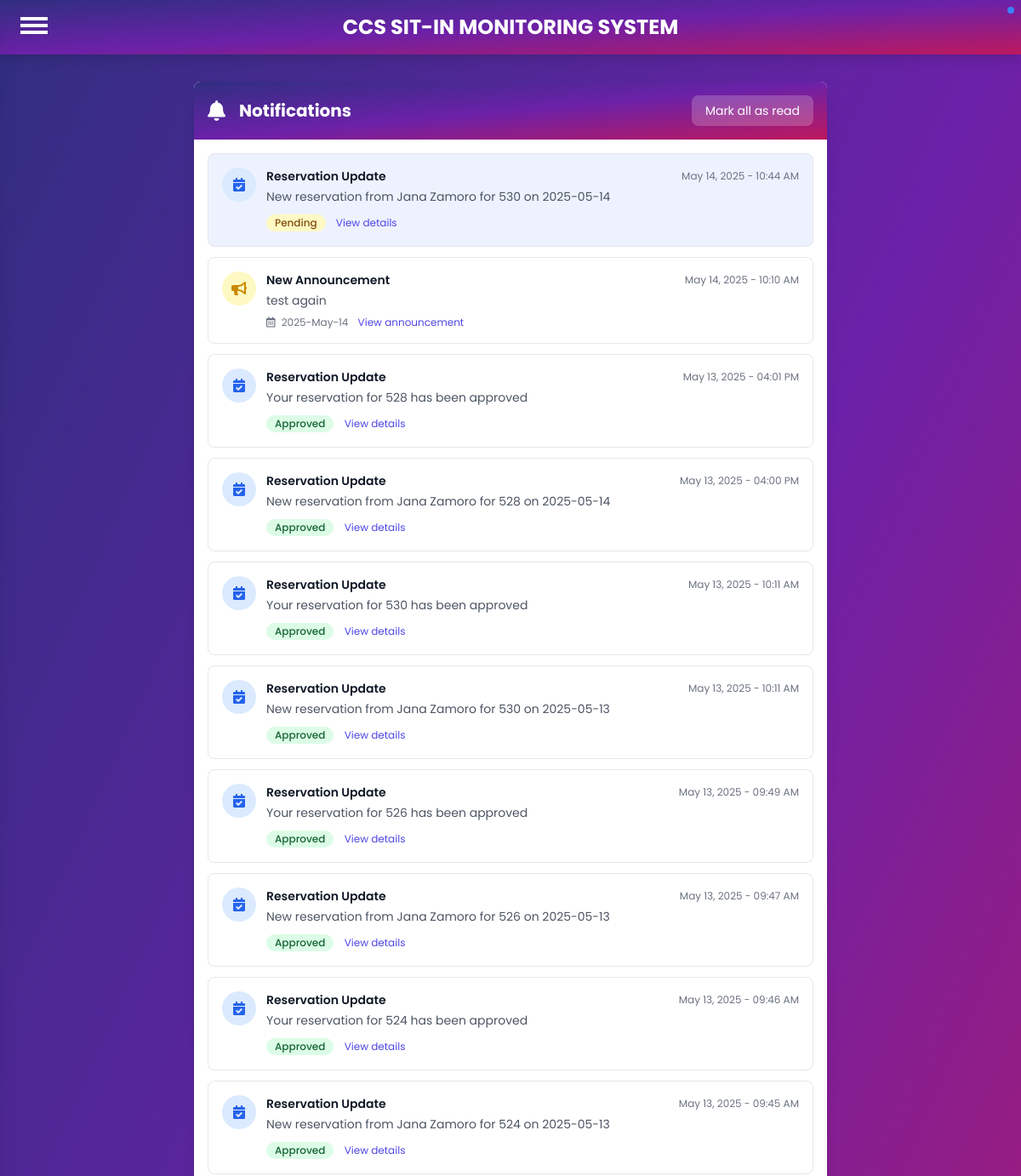
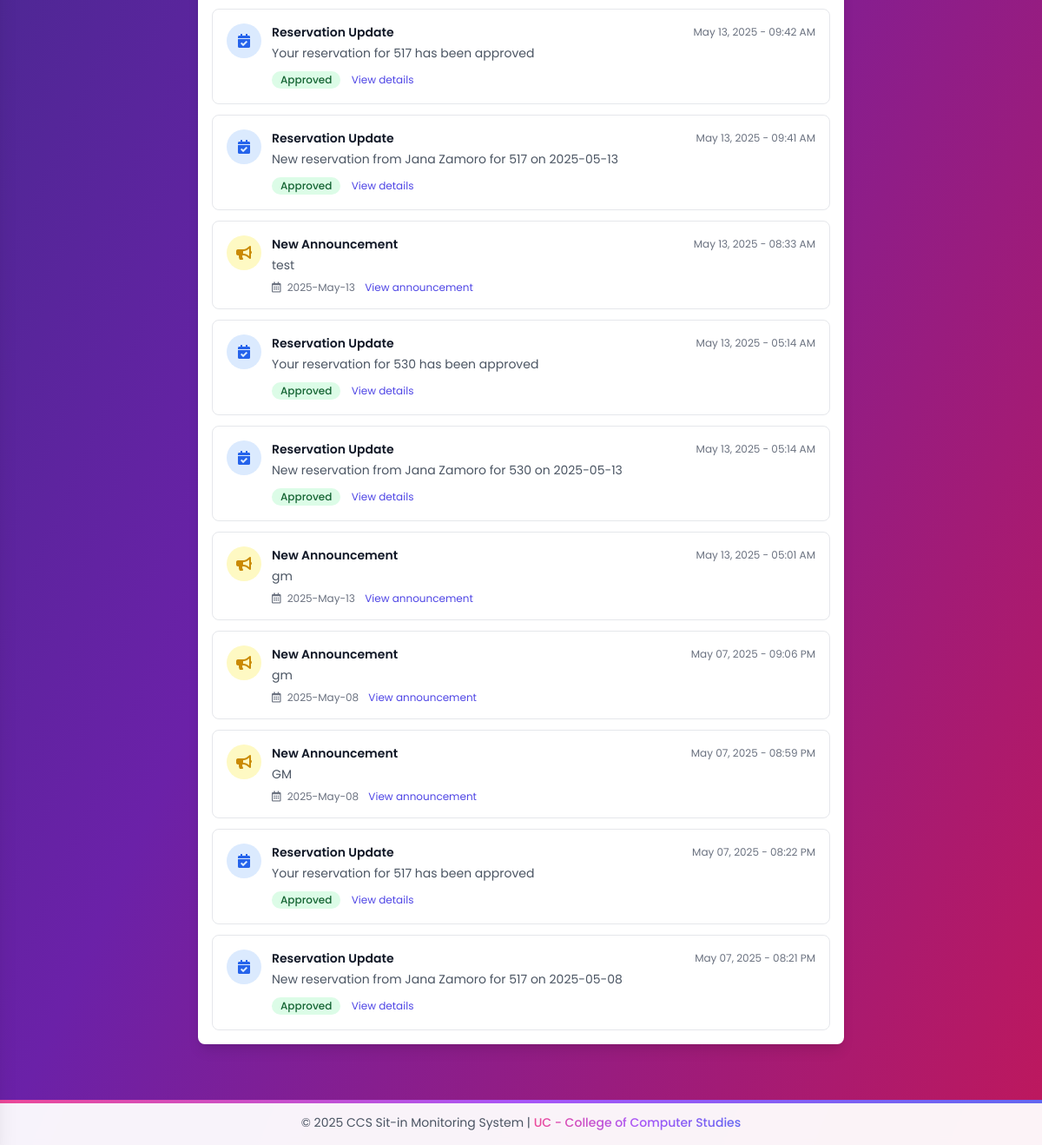
The page /user/user_notifications.php (signed in) on the database as committed earlier (2 pictures, top to bottom).
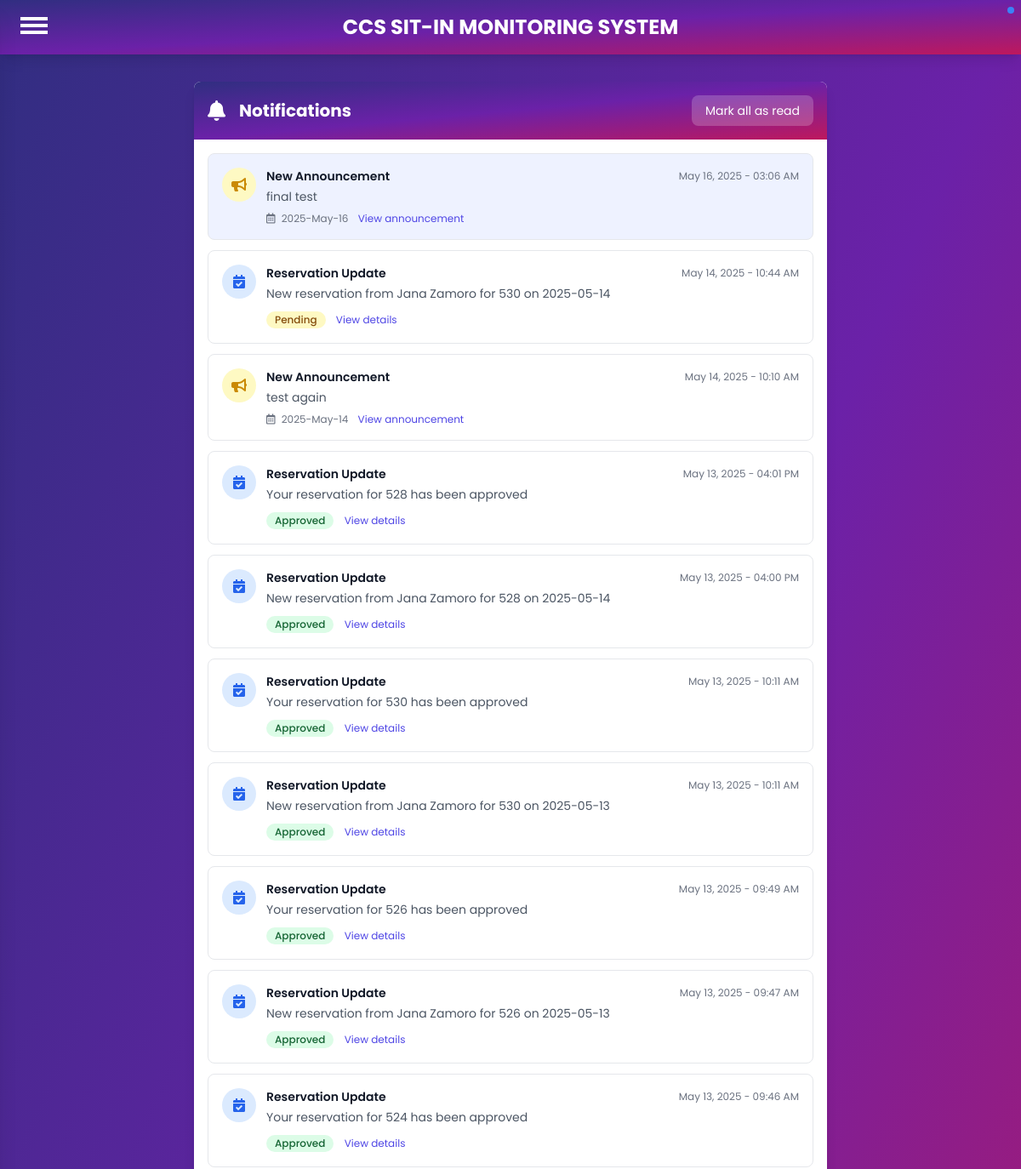
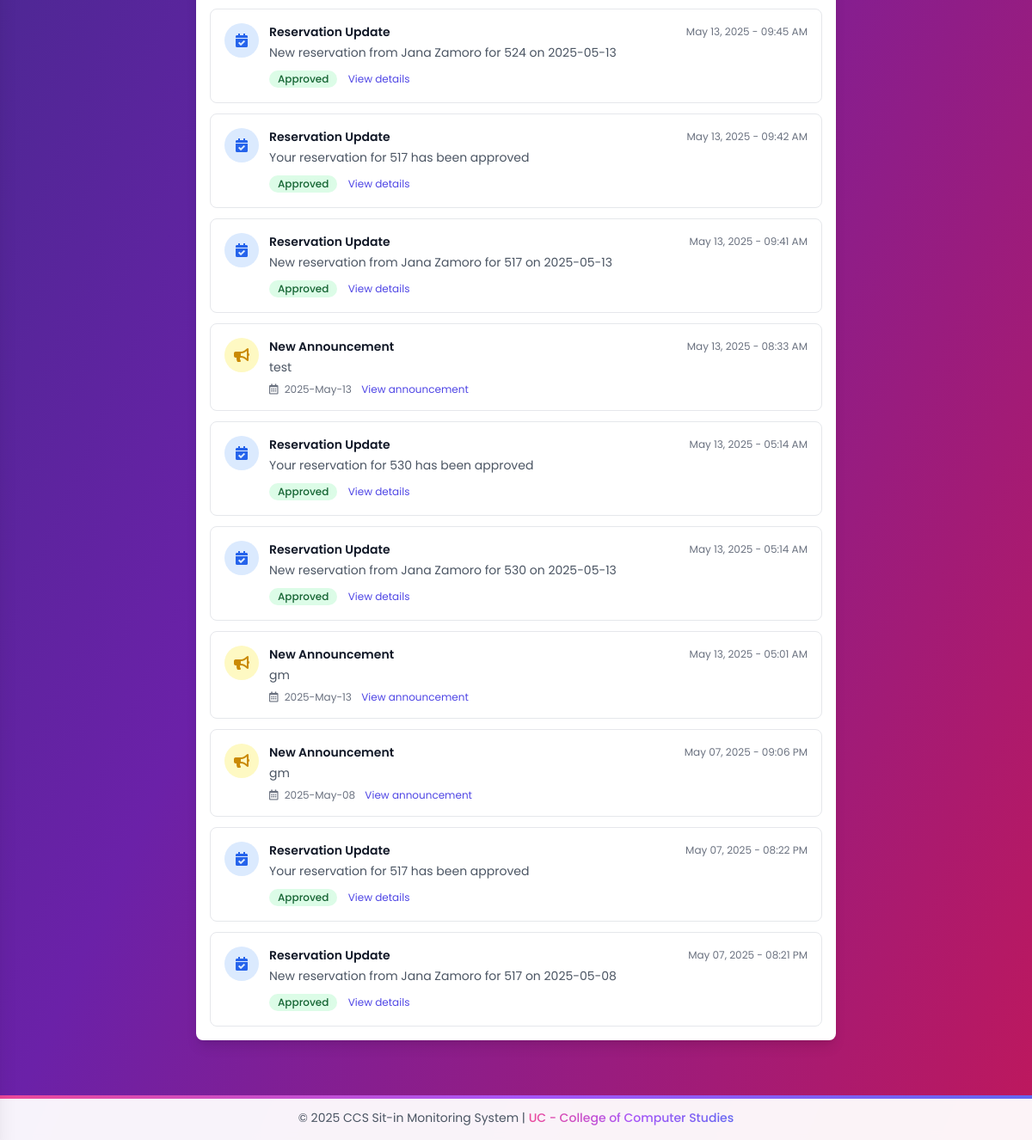
The same page on the database as committed later (2 pictures, top to bottom).
### tables this page shows
CREATE TABLE `notification` (
  `NOTIF_ID` int(11) NOT NULL,
  `USER_ID` int(11) DEFAULT NULL,
  `RESERVATION_ID` int(11) DEFAULT NULL,
  `ANNOUNCEMENT_ID` int(11) DEFAULT NULL,
  `MESSAGE` text DEFAULT NULL,
  `IS_READ` tinyint(1) NOT NULL DEFAULT 0,
  `CREATED_AT` timestamp NOT NULL DEFAULT current_timestamp()
);

CREATE TABLE `reservation` (
  `ID` int(11) NOT NULL,
  `IDNO` int(11) NOT NULL,
  `FULL_NAME` varchar(50) NOT NULL,
  `COURSE` varchar(30) NOT NULL,
  `YEAR_LEVEL` varchar(30) NOT NULL,
  `PURPOSE` varchar(30) NOT NULL,
  `LABORATORY` varchar(30) NOT NULL,
  `PC_NUM` int(11) NOT NULL,
  `DATE` date NOT NULL,
  `TIME_IN` time NOT NULL,
  `TIME_OUT` time NOT NULL,
  `STATUS` varchar(10) NOT NULL DEFAULT 'Pending'
);

CREATE TABLE `announcement` (
  `ID` int(11) NOT NULL,
  `TITLE` varchar(255) NOT NULL,
  `CONTENT` text NOT NULL,
  `CREATED_DATE` date NOT NULL,
  `CREATED_BY` varchar(20) NOT NULL
);

### user/user_notifications.php (the view, shortened to what this page needs)
<?php
require '../db.php';
$userId = $_SESSION['user_id'];
$notifications = [];
$query = "SELECT n.*, r.ID as RES_ID, a.ID as ANN_ID, r.STATUS as RES_STATUS,
                 a.CONTENT as ANNOUNCEMENT_CONTENT, a.CREATED_DATE as ANNOUNCEMENT_DATE
          FROM notification n
          LEFT JOIN reservation r ON n.RESERVATION_ID = r.ID
          LEFT JOIN announcement a ON n.ANNOUNCEMENT_ID = a.ID
          WHERE n.USER_ID = ?
          ORDER BY n.CREATED_AT DESC";
$stmt = $conn->prepare($query);
$stmt->bind_param("i", $userId);
$stmt->execute();
$result = $stmt->get_result();
while ($row = $result->fetch_assoc()) {
    $notifications[] = $row;
}
?>
<!DOCTYPE html>
<html lang="en">
<head>
    <link rel="stylesheet" href="https://cdnjs.cloudflare.com/ajax/libs/font-awesome/5.15.4/css/all.min.css">
    <script src="https://cdn.tailwindcss.com"></script>
</head>
<body class="bg-gradient-to-br from-indigo-900 via-purple-800 to-pink-700 min-h-screen font-poppins">
    <div class="text-center text-white font-bold text-2xl py-4 relative shadow-lg" style="background: linear-gradient(to bottom right, rgb(49, 46, 129), rgb(107, 33, 168), rgb(190, 24, 93))">
        CCS SIT-IN MONITORING SYSTEM
        <div class="absolute top-4 left-6 cursor-pointer" onclick="toggleNav(this)">
            <div class="bar1 w-8 h-1 bg-white my-1 transition-all duration-300"></div>
            <div class="bar2 w-8 h-1 bg-white my-1 transition-all duration-300"></div>
            <div class="bar3 w-8 h-1 bg-white my-1 transition-all duration-300"></div>
        </div>
    </div>
    <div class="container mx-auto py-8 px-4">
        <div class="w-full lg:w-3/4 xl:w-2/3 mx-auto">
            <div class="bg-white rounded-lg shadow-lg overflow-hidden">
                <div class="text-white p-4 flex items-center justify-between relative overflow-hidden"
                     style="background: linear-gradient(to bottom right, rgb(49, 46, 129), rgb(107, 33, 168), rgb(190, 24, 93))">
                    <div class="flex items-center">
                        <i class="fas fa-bell text-2xl mr-4"></i>
                        <h2 class="text-xl font-bold">Notifications</h2>
                    </div>
                    <?php if (!empty($notifications)): ?>
                    <button id="markAllReadBtn" class="bg-white/20 hover:bg-white/30 text-white px-4 py-2 rounded-lg text-sm transition-colors">
                        Mark all as read
                    </button>
                    <?php endif; ?>
                </div>
                <div class="p-4">
                    <?php if (empty($notifications)): ?>
                    <div class="text-center py-12">
                        <i class="far fa-bell-slash text-gray-400 text-5xl mb-4"></i>
                        <p class="text-gray-500 text-lg">No notifications yet</p>
                        <p class="text-gray-400 mt-2">When you receive notifications, they will appear here</p>
                    </div>
                    <?php else: ?>
                    <div class="space-y-3">
                        <?php foreach ($notifications as $notification): ?>
                            <div class="p-4 border rounded-lg <?php echo $notification['IS_READ'] ? 'bg-white' : 'bg-indigo-50'; ?> transition-colors hover:bg-gray-50 notification-item" data-id="<?php echo $notification['NOTIF_ID']; ?>">
                                <div class="flex items-start">
                                    <div class="flex-shrink-0 mr-3">
                                        <?php if (isset($notification['RESERVATION_ID']) && !empty($notification['RESERVATION_ID'])): ?>
                                            <span class="inline-flex items-center justify-center h-10 w-10 rounded-full bg-blue-100">
                                                <i class="fas fa-calendar-check text-blue-600"></i>
                                            </span>
                                        <?php elseif (isset($notification['ANNOUNCEMENT_ID']) && !empty($notification['ANNOUNCEMENT_ID'])): ?>
                                            <span class="inline-flex items-center justify-center h-10 w-10 rounded-full bg-yellow-100">
                                                <i class="fas fa-bullhorn text-yellow-600"></i>
                                            </span>
                                        <?php else: ?>
                                            <span class="inline-flex items-center justify-center h-10 w-10 rounded-full bg-gray-100">
                                                <i class="fas fa-bell text-gray-600"></i>
                                            </span>
                                        <?php endif; ?>
                                    </div>
                                    <div class="flex-1">
                                        <div class="flex items-center justify-between">
                                            <h3 class="text-sm font-semibold text-gray-900">
                                                <?php
                                                if (isset($notification['RESERVATION_ID']) && !empty($notification['RESERVATION_ID'])) {
                                                    echo 'Reservation Update';
                                                } elseif (isset($notification['ANNOUNCEMENT_ID']) && !empty($notification['ANNOUNCEMENT_ID'])) {
                                                    echo 'New Announcement';
                                                } else {
                                                    echo 'Notification';
                                                }
                                                ?>
                                            </h3>
                                            <span class="text-xs text-gray-500">
                                                <?php
                                                $date = new DateTime($notification['CREATED_AT']);
                                                echo $date->format('M d, Y - h:i A');
                                                ?>
                                            </span>
                                        </div>
                                        <?php if (isset($notification['ANNOUNCEMENT_ID']) && !empty($notification['ANNOUNCEMENT_ID'])): ?>
                                            <p class="mt-1 text-sm text-gray-600">
                                                <?php
                                                $content = $notification['ANNOUNCEMENT_CONTENT'];
                                                $excerpt = strlen($content) > 100 ? substr($content, 0, 100) . '...' : $content;
                                                echo htmlspecialchars($excerpt);
                                                ?>
                                            </p>
                                            <div class="mt-2 text-xs text-gray-500">
                                                <i class="far fa-calendar-alt mr-1"></i>
                                                <?php echo date('Y-M-d', strtotime($notification['ANNOUNCEMENT_DATE'])); ?>
                                                <a href="dashboard.php" class="ml-2 text-indigo-600 hover:text-indigo-800">
                                                    View announcement
                                                </a>
                                            </div>
                                        <?php else: ?>
                                            <p class="mt-1 text-sm text-gray-600"><?php echo htmlspecialchars($notification['MESSAGE']); ?></p>
                                            <?php if (isset($notification['RESERVATION_ID']) && !empty($notification['RESERVATION_ID'])): ?>
                                                <div class="mt-2">
                                                    <span class="inline-flex items-center px-2.5 py-0.5 rounded-full text-xs font-medium
                                                        <?php
                                                        switch($notification['RES_STATUS']) {
                                                            case 'Approved':
                                                                echo 'bg-green-100 text-green-800';
                                                                break;
                                                            case 'Pending':
                                                                echo 'bg-yellow-100 text-yellow-800';
                                                                break;
                                                        }
                                                        ?>">
                                                        <?php echo $notification['RES_STATUS'] ?? 'Status Unknown'; ?>
                                                    </span>
                                                    <a href="reservation.php" class="ml-2 text-xs text-indigo-600 hover:text-indigo-800">
                                                        View details
                                                    </a>
                                                </div>
                                            <?php endif; ?>
                                        <?php endif; ?>
                                    </div>
                                </div>
                            </div>
                        <?php endforeach; ?>
                    </div>
                    <?php endif; ?>
                </div>
            </div>
        </div>
    </div>
    <div class="py-4 px-6 bg-white/95 backdrop-blur-sm mt-8 relative">
        <div class="absolute inset-x-0 top-0 h-1 bg-gradient-to-r from-pink-500 via-purple-500 to-indigo-500"></div>
        <p class="text-center text-sm text-gray-600">
            &copy; 2025 CCS Sit-in Monitoring System | <span class="gradient-text font-medium">UC - College of Computer Studies</span>
        </p>
    </div>
</body>
</html>

### user/user_notifications.php (style rules this page uses)
.gradient-text { background: linear-gradient(to right, #ec4899, #a855f7, #6366f1); -webkit-background-clip: text; -webkit-text-fill-color: transparent; background-clip: text; display: inline-block; }

Rows that differ between the two databases and show on the page:
removed notification: shows "New Announcement", CREATED_AT "May 07, 2025 - 08:59 PM", ANNOUNCEMENT_ID.CONTENT "GM", ANNOUNCEMENT_ID.CREATED_DATE "2025-May-08"
added notification: shows "New Announcement", CREATED_AT "May 16, 2025 - 03:06 AM", ANNOUNCEMENT_ID.CONTENT "final test", ANNOUNCEMENT_ID.CREATED_DATE "2025-May-16", IS_READ 0 (drawn)
changed notification "New reservation from Jana Zamoro for 530 on 2025-05-14": IS_READ 0 → 1 (drawn)
